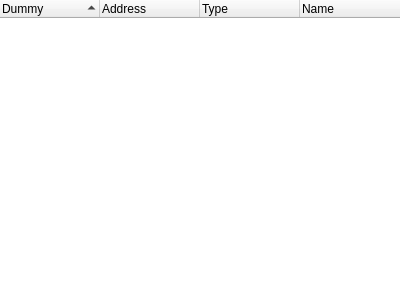
<?xml version="1.0" encoding="UTF-8"?>
<ui version="4.0">
 <class>SymbolsWidget</class>
 <widget class="QDockWidget" name="SymbolsWidget">
  <property name="geometry">
   <rect>
    <x>0</x>
    <y>0</y>
    <width>400</width>
    <height>300</height>
   </rect>
  </property>
  <property name="windowTitle">
   <string notr="true">Symbols</string>
  </property>
  <widget class="QWidget" name="dockWidgetContents">
   <layout class="QVBoxLayout" name="verticalLayout">
    <property name="leftMargin">
     <number>0</number>
    </property>
    <property name="topMargin">
     <number>0</number>
    </property>
    <property name="rightMargin">
     <number>0</number>
    </property>
    <property name="bottomMargin">
     <number>0</number>
    </property>
    <item>
     <widget class="QTreeWidget" name="symbolsTreeWidget">
      <property name="styleSheet">
       <string notr="true">QTreeWidget::item
{
    padding-left:10px;
    padding-top: 1px;
    padding-bottom: 1px;
    border-left: 10px;
}

QTreeWidget::item:hover
{
    background: rgb(242, 246, 248);
    color: black;
}

QTreeWidget::item:selected
{
    background: gray;
    color: white;
}</string>
      </property>
      <property name="frameShape">
       <enum>QFrame::NoFrame</enum>
      </property>
      <property name="lineWidth">
       <number>0</number>
      </property>
      <property name="sortingEnabled">
       <bool>true</bool>
      </property>
      <column>
       <property name="text">
        <string>Dummy</string>
       </property>
      </column>
      <column>
       <property name="text">
        <string>Address</string>
       </property>
      </column>
      <column>
       <property name="text">
        <string>Type</string>
       </property>
      </column>
      <column>
       <property name="text">
        <string>Name</string>
       </property>
      </column>
     </widget>
    </item>
   </layout>
  </widget>
 </widget>
 <resources/>
 <connections/>
</ui>
